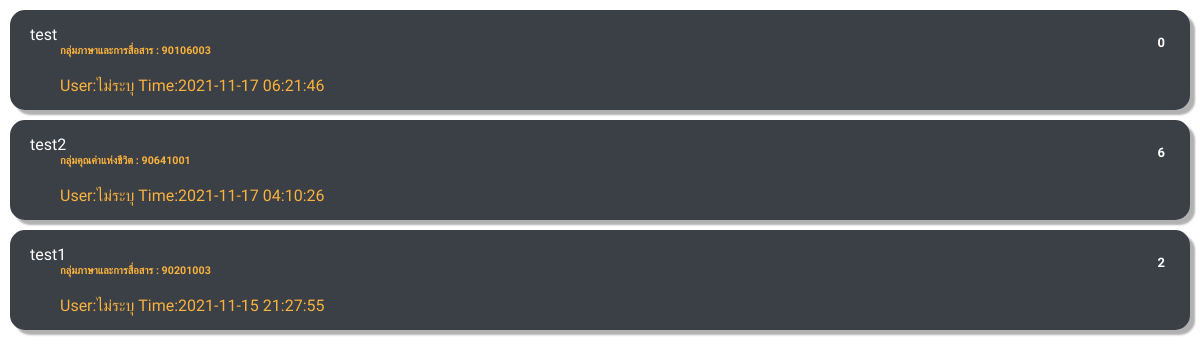
The app's page /fetch_search.php with its own data.
### tables this page shows
CREATE TABLE `post` (
  `ID_post` int(11) UNSIGNED NOT NULL,
  `Group_subject` varchar(50) NOT NULL,
  `ID_subject` int(8) NOT NULL,
  `name_subject` varchar(75) NOT NULL,
  `type_post` int(2) NOT NULL,
  `title_post` varchar(50) NOT NULL,
  `msg_post` varchar(255) NOT NULL,
  `time_post` timestamp NOT NULL DEFAULT current_timestamp() ON UPDATE current_timestamp(),
  `create_by` bigint(20) UNSIGNED NOT NULL,
  `report` int(5) NOT NULL
);

CREATE TABLE `users` (
  `ID` bigint(20) UNSIGNED NOT NULL,
  `email` varchar(255) NOT NULL,
  `password` varchar(255) NOT NULL,
  `code` mediumint(50) DEFAULT NULL,
  `status` int(11) NOT NULL,
  `name` varchar(255) DEFAULT NULL,
  `major` varchar(255) DEFAULT NULL,
  `introduce` varchar(255) DEFAULT NULL,
  `picture` varchar(255) DEFAULT NULL,
  `sex` varchar(1) DEFAULT NULL
);

### fetch_search.php (the view, shortened to what this page needs)
<link rel="stylesheet" type="text/css" href="css/home_index.css">
<?php
require "dbconnect.php";
$output = '';
if(isset($_POST["queryS"]))
{
	$search = mysqli_real_escape_string($connect, $_POST["queryS"]);
	$query = "
	SELECT * FROM post
	WHERE Group_subject LIKE '%".$search."%'
	OR ID_subject LIKE '%".$search."%'
	OR name_subject LIKE '%".$search."%'
	OR title_post LIKE '%".$search."%'
	OR create_by LIKE '%".$search."%'
	ORDER BY ID_post DESC
	";
}
else
{
	$query = "SELECT * FROM post ORDER BY ID_post DESC";
}
$result = mysqli_query($connect, $query);
if(mysqli_num_rows($result) > 0)
{
	while($row = mysqli_fetch_array($result))
	{
		$x = $row['ID_post'];
		$findCA = "SELECT COUNT(ID_comment) FROM comment WHERE from_post='$x'";
		$y = mysqli_query($connect, $findCA);
		$z = $row['create_by'];
		$queryU = "SELECT * FROM users WHERE ID = '$z'";
		$ua = mysqli_query($connect, $queryU);
		$rowUser = mysqli_fetch_assoc($ua);
		$name = (empty($rowUser['name'])) ? 'ไม่ระบุ' : $rowUser["name"];
		if($n =  mysqli_fetch_assoc($y)){
		$output .=  '<a href="post.php?id='.$row['ID_post'].'" class="Content">
					    <div class="post_btn">
					        <div class="A_left">
					            <i class="icon_next fas fa-chevron-circle-right"></i>
					            <h4 class="textC" name="Post">'.$row['title_post'].'</h4>
					            <h6 class="textS" name="subject">'.$row['Group_subject'].' : '.$row['ID_subject'].'</h6>
					            <br><p class="Timestamp">User:'.$name.' Time:'.$row['time_post'].'</p>
					        </div>
					        <div  class="A_right">
					            <i class="iconcomment far fa-comment-dots"></i>
								<h5 class="commentN">'.$n['COUNT(ID_comment)'].'</h5>
					        </div>
					    </div>
					</a>
					';
		}
	}
	echo $output;
}
else
{
	echo 'Data Not Found';
}
?>

### css/home_index.css (style rules this page uses)
* { padding: 0; margin: 0; font-family: 'IBM Plex Sans Thai', sans-serif; }
a.Content { cursor: pointer; text-decoration: none; }
.post_btn { margin: 10px 10px 0px 10px; border-radius: 15px; background-color: #3B3F46; padding: 15px; width: auto; box-shadow: 5px 5px 2px rgb(177, 177, 177); }
.textC { color: white; font-weight: normal; display: inline; margin-left: 5px; }
.textS, .Timestamp { color: white; margin-left: 35px; color: #FAB23D; }
.Timestamp { display: inline; }
.commentN { margin-top: -15px; margin-left: 45px; width: fit-content; color: white; font-size: small; }
.A_left { width: auto; display: inline-block; }
.A_right { float: right; margin-top: 25px; margin-right: 10px; display: block; }

### records on screen
post: title_post "test", Group_subject "กลุ่มภาษาและการสื่อสาร", ID_subject "90106003", create_by.name "ไม่ระบุ", time_post "2021-11-17 06:21:46", COUNT "0"
post: title_post "test2", Group_subject "กลุ่มคุณค่าแห่งชีวิต", ID_subject "90641001", create_by.name "ไม่ระบุ", time_post "2021-11-17 04:10:26", COUNT "6"
post: title_post "test1", Group_subject "กลุ่มภาษาและการสื่อสาร", ID_subject "90201003", create_by.name "ไม่ระบุ", time_post "2021-11-15 21:27:55", COUNT "2"
